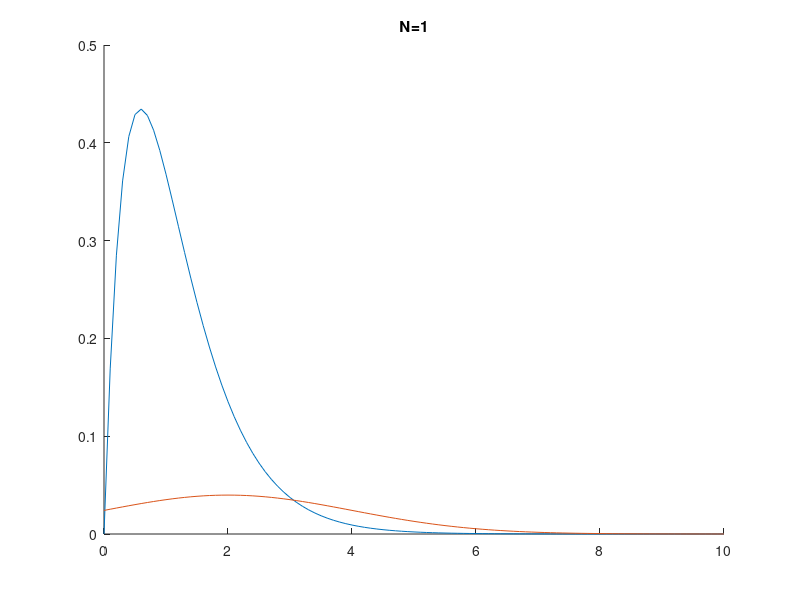

Source code (MATLAB):
N = 1;
e = exp(1);
x = 0:.1:10;
y = .5;
p = x.^(N).*e.^(-x).*(y.^(x-1)).^N;
figure;
hold on;
plot(x, p);

xhat = N/(1-(y*N));
sigma2 = xhat.^2./N;
jx = N./(xhat^2);
approx = 1./(2*pi./jx) * exp(-0.5.*jx.*(x-xhat).^2);
plot(x, approx);
title(sprintf("N=%d", N));